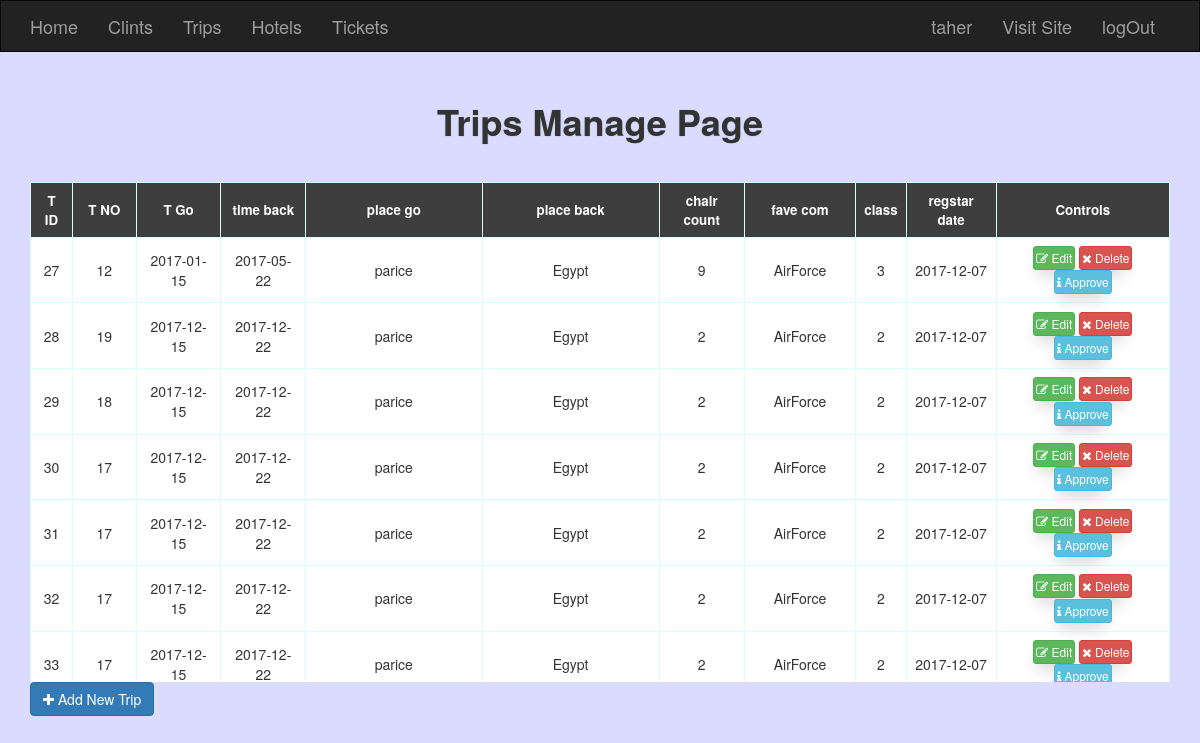
The app's page /admin/trips.php (signed in) with its own data.
### tables this page shows
CREATE TABLE `trips` (
  `t_id` int(11) NOT NULL,
  `t_no` int(11) DEFAULT NULL,
  `t_time_go` date DEFAULT NULL,
  `t_time_back` date DEFAULT NULL,
  `t_place_go` varchar(255) DEFAULT NULL,
  `t_place_back` varchar(255) DEFAULT NULL,
  `t_chair_count` int(11) DEFAULT NULL,
  `t_fave_com` varchar(255) DEFAULT NULL,
  `t_class` varchar(255) DEFAULT NULL,
  `t_cust` int(11) NOT NULL,
  `t_statues` int(11) DEFAULT NULL,
  `t_reg_date` date DEFAULT NULL
);

### admin/trips.php (the view, shortened to what this page needs)
<?php
if (isset($_SESSION['Admin_name'])) {
include 'init.php';
$do=isset($_GET['do']) ? $_GET['do'] : 'Manage';
if ($do=='Manage') {
	echo "<h1 class='text-center'>Trips Manage Page</h1>";
	$sstmt=$DB->prepare("SELECT * FROM trips  ORDER BY t_id AND t_statues ASC");
	$sstmt->execute();
	$trip=$sstmt->fetchall();
		?>
		<div class="container">
			<div class="table-responsive">
				<table class="main-Table table table-bordered">
					<tr>
						<td>T ID</td>
						<td>T NO</td>
						<td>T Go</td>
						<td>time back</td>
						<td>place go</td>
						<td>place back</td>
						<td>chair count</td>
						<td>fave com</td>
						<td>class</td>
						<td>regstar date</td>
						<td>Controls</td>
					</tr>
					<?php
					foreach ($trip as $trip) {
						echo "<tr>";
							echo "<td>" . $trip['t_id'] 		. "</td>";
							echo "<td>" . $trip['t_no'] 		. "</td>";
							echo "<td>" . $trip['t_time_go'] 	. "</td>";
							echo "<td>" . $trip['t_time_back'] 	. "</td>";
							echo "<td>" . $trip['t_place_go'] 	. "</td>";
							echo "<td>" . $trip['t_place_back'] . "</td>";
							echo "<td>" . $trip['t_chair_count'] . "</td>";
							echo "<td>" . $trip['t_fave_com'] 	. "</td>";
							echo "<td>" . $trip['t_class'] 		. "</td>";
							echo "<td>" . $trip['t_reg_date'] 	. "</td>";
							echo "<td>";
								echo " <a class='btn btn-success btn-xs' href='?do=Edit&custid=".$trip['t_id']."' ><i class='fa fa-edit'></i> Edit</a>";
								echo " <a class='btn  btn-danger btn-xs confirm' href='?do=Delete&custid=".$trip['t_id']."' ><i class='fa fa-close'></i> Delete</a>";
									if ($trip['t_statues']==0) {
										echo " <a class='btn  btn-info btn-xs' href='?do=Approve&custid=".$trip['t_id']."'><i class='fa fa-info'></i> Approve</a>";
									}else{
										echo " <a class='btn  btn-success btn-xs' href='#'><i class='fa fa-info'></i> Approved</a>";
									}
							echo "</td>";
						echo "</tr>";
						}
					?>
				</table>
			</div>
				<a href="?do=Add" class="btn btn-primary"><i class='fa fa-plus'></i> Add New Trip</a>
		</div>
<?php
}
}else{
	echo "<h1>Who Are YOU And What Are You Want <h1>";
}
include 'include/templates/footer.php';

### admin/layout/css/MyStyle.css (style rules this page uses)
body { background-color: #dadbff; margin-bottom: 62px; }
h1 { font-weight: bold; text-shadow: 0px 0px 1px #7b9292; padding: 30px }
.table-bordered > thead > tr > th, .table-bordered > tbody > tr > th, .table-bordered > tfoot > tr > th, .table-bordered > thead > tr > td, .table-bordered > tbody > tr > td, .table-bordered > tfoot > tr > td { border: 1px solid #d7fffd; background-color: #fff; text-align: center; vertical-align: middle !important; }
.main-Table tr:first-child td { background-color: #3e3e3e; color: #fff; text-align: center; font-size: 11pt; font-weight: bold; }
.table-responsive { min-height: .01%; overflow-x: auto; max-height: 500px; }
.main-Table .btn { padding: 2px 2px; box-shadow: -2px 10px 16px -6px #ccc; }
.table-bordered { border: 1px solid #ddd; box-shadow: 0 16px 47px -30px; }
.main-Table tr:first-child td { background-color: #3e3e3e; color: #fff; text-align: center; font-size: 10pt; font-weight: bold; }

### records on screen
trips: t_id "27", t_no "12", t_time_go "2017-01-15", t_time_back "2017-05-22", t_place_go "parice", t_place_back "Egypt", t_chair_count "9", t_fave_com "AirForce", t_class "3", t_reg_date "2017-12-07"
trips: t_id "28", t_no "19", t_time_go "2017-12-15", t_time_back "2017-12-22", t_place_go "parice", t_place_back "Egypt", t_chair_count "2", t_fave_com "AirForce", t_class "2", t_reg_date "2017-12-07"
trips: t_id "29", t_no "18", t_time_go "2017-12-15", t_time_back "2017-12-22", t_place_go "parice", t_place_back "Egypt", t_chair_count "2", t_fave_com "AirForce", t_class "2", t_reg_date "2017-12-07"
trips: t_id "30", t_no "17", t_time_go "2017-12-15", t_time_back "2017-12-22", t_place_go "parice", t_place_back "Egypt", t_chair_count "2", t_fave_com "AirForce", t_class "2", t_reg_date "2017-12-07"
trips: t_id "31", t_no "17", t_time_go "2017-12-15", t_time_back "2017-12-22", t_place_go "parice", t_place_back "Egypt", t_chair_count "2", t_fave_com "AirForce", t_class "2", t_reg_date "2017-12-07"
trips: t_id "32", t_no "17", t_time_go "2017-12-15", t_time_back "2017-12-22", t_place_go "parice", t_place_back "Egypt", t_chair_count "2", t_fave_com "AirForce", t_class "2", t_reg_date "2017-12-07"
trips: t_id "33", t_no "17", t_time_go "2017-12-15", t_time_back "2017-12-22", t_place_go "parice", t_place_back "Egypt", t_chair_count "2", t_fave_com "AirForce", t_class "2", t_reg_date "2017-12-07"

### other values on screen
$_SESSION['Admin_name'] "taher"
